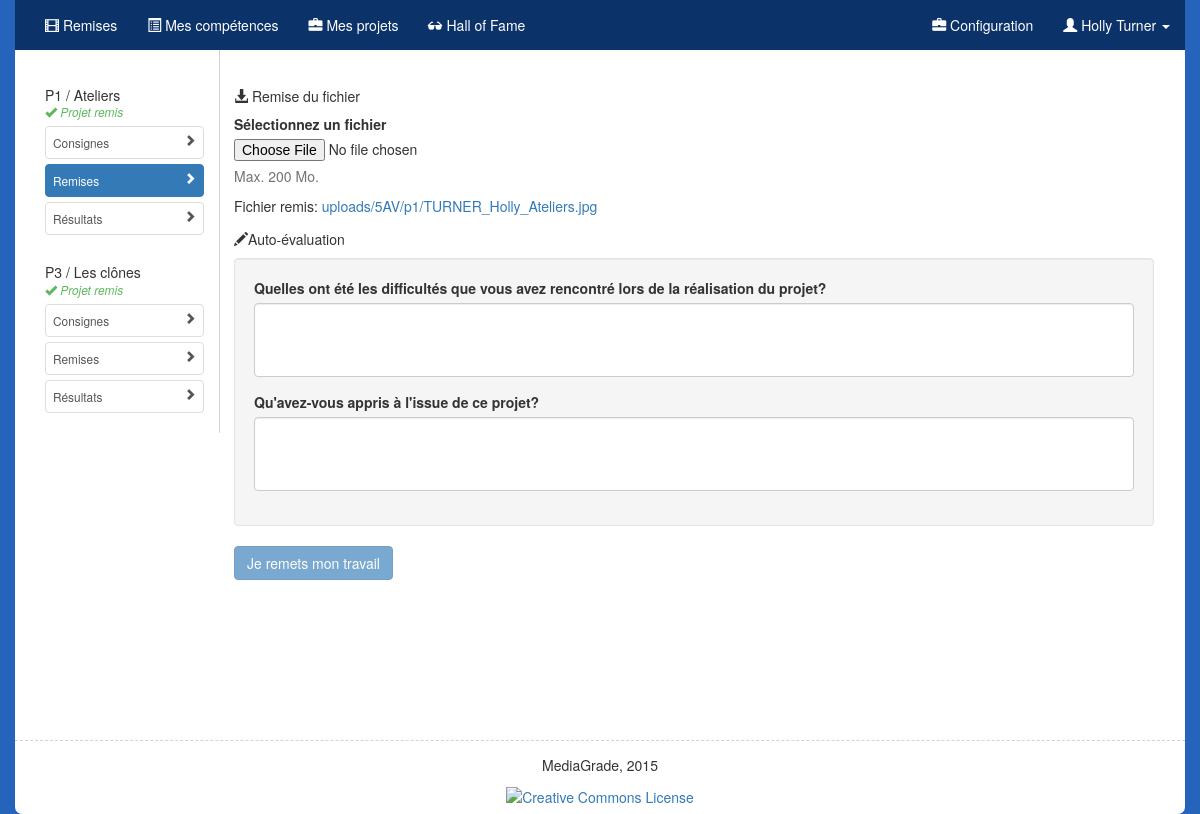
Page /?submit=17 (signed in) on the committed database.
### tables this page shows
CREATE TABLE IF NOT EXISTS `users` (
  `id` int(11) NOT NULL AUTO_INCREMENT,
  `username` varchar(20) NOT NULL,
  `email` tinytext NOT NULL,
  `hash` varchar(255) NOT NULL,
  `name` varchar(20) NOT NULL,
  `last_name` varchar(20) NOT NULL,
  `class` varchar(5) NOT NULL,
  `is_staff` tinyint(1) NOT NULL,
  PRIMARY KEY (`username`),
  KEY `id` (`id`)
);

CREATE TABLE IF NOT EXISTS `submitted` (
  `id` int(11) NOT NULL AUTO_INCREMENT,
  `user_id` int(11) NOT NULL,
  `file_path` text NOT NULL,
  `file_name` text NOT NULL,
  `answers` varchar(8000) NOT NULL,
  `project_id` int(11) NOT NULL,
  UNIQUE KEY `id` (`id`),
  KEY `id_2` (`id`)
);

CREATE TABLE IF NOT EXISTS `projects` (
  `project_id` int(11) NOT NULL AUTO_INCREMENT,
  `periode` tinyint(4) NOT NULL,
  `instructions` varchar(8000) NOT NULL,
  `deadline` date NOT NULL,
  `project_name` text NOT NULL,
  `class` text NOT NULL,
  `assessment_id` text NOT NULL,
  `auto_assessment_id` text NOT NULL,
  `assessment_type` text NOT NULL,
  `skill_id` tinytext NOT NULL,
  `extension` text NOT NULL,
  `is_activated` tinyint(1) NOT NULL DEFAULT '1',
  PRIMARY KEY (`project_id`),
  KEY `id` (`project_id`)
);

CREATE TABLE IF NOT EXISTS `auto_assesment` (
  `id` int(11) NOT NULL AUTO_INCREMENT,
  `question` varchar(8000) NOT NULL,
  PRIMARY KEY (`id`),
  KEY `id` (`id`)
);

### includes/langs/be_FR.php (called while the page is built, shortened)
<?php
$lang = array();
$lang['LANG'] = "fr";
$lang['FORGOT_PASS'] = "J'ai oublié mon mot de passe";
$lang['LOGIN'] = "S'identifier";
$lang['USERNAME'] = "Nom d'utilisateur";
$lang['NAME'] = "Prénom";
$lang['LAST_NAME'] = "Nom";
$lang['PASSWORD'] = "Mot de passe";
$lang['CONFIRM_PASSWORD'] = "Confirmez le mot de passe";
$lang['PASSWORD_MISMATCH'] = "Les mots de passe ne correspondent pas";
$lang['EMAIL'] = "Courriel";
$lang['TEACHER'] = "Professeur";
$lang['BACK'] = "Retour";
$lang['MY_PROFILE'] = "Mon profil";
$lang['CHANGE_PASS'] = "Changer de mot de passe";
$lang['ACTUAL_PASS'] = "Mot de passe actuel";
$lang['NEW_PASS'] = "Nouveau mot de passe";
$lang['CONFIRM_PASS'] = "Confirmez le mot de passe";
$lang['MODIFY'] = "Modifier";
$lang['MY_MAIL'] = "Mon adresse courriel";
$lang['SORRY'] = "Désolé!";
$lang['PROVIDE_PASSWORD'] = "Merci de fournir un mot de passe.";
$lang['ALL_FIELDS_REQUIRED'] = "Tous les champs sont obligatoires!";
$lang['PROVIDE_EMAIL'] = "Courriel non valide";
$lang['SAFE_PASSWORD'] = "Votre mot de passe doit contenir au moins 8 caractères, dont 1 en majuscule et 1 chiffre.";
$lang['ALREADY_USER'] = "Courriel ou nom d'utilisateur déjà utilisé";
$lang['USER_EXPLOIT'] = "\"Touche pas à ça, p'tit con!\"";
$lang['USER_INCLUSION_EXPLOIT'] = "Tentative de RFI détectée...";
$lang['NO_INSTRUCTIONS'] = "Désolé, les consignes ne sont pas (encore) disponibles.";
$lang['MAX_SIZE_REACHED'] = "Taille de fichier supérieure à 200 Mo. Vérifiez votre exportation.";
$lang['UNEXPECTED_FILE_TYPE'] = "Format de fichier inattendu.";
$lang['DIR_CREATION_ERROR'] = "Erreur lors de la création du répertoire.";
$lang['NO_FILE'] = "Choisissez un fichier!";
$lang['SELECT_FILE'] = "Sélectionnez un fichier";
$lang['REQUIRED_ANSWER'] = "Réponse requise!";
$lang['REQUIRED_ANSWER'] = "Réponse requise!";
$lang['INVALID_USER_PASS'] = "Nom d'utilisateur ou mot de passe invalide.";
$lang['GRADES'] = "Évaluations";
$lang['RESULTS'] = "Résultats";
$lang['INSTRUCTIONS'] = "Consignes";
$lang['SUBMIT'] = "Remises";
$lang['SKILLS'] = "Compétences";
$lang['ACCOUNT'] = "Compte";
$lang['GALLERY'] = "Hall of Fame";
$lang['MY_GALLERY'] = "Mes projets";
$lang['GRADE_BOOK'] = "Mes compétences";
$lang['LOGOUT'] = "Déconnection";
$lang['MANAGE_PROJECTS'] = "Gérer les projets";
$lang['RATE'] = "Corriger";
$lang['CONFIG'] = "Configuration";
$lang['NEW_PROJECT'] = "Nouveau projet";
$lang['NO_PDF_READER'] = "<p>It appears your Web browser is not configured to display PDF files.
                            No worries, just <a href='123.pdf'>click here to download the PDF file.</a></p>";
$lang['SUBMIT_FILE'] = "Remise du fichier";
$lang['SELF_ASSESSMENT'] = "Auto-évaluation";
$lang['SUBMIT_WORK'] = "Je remets mon travail";
$lang['DISACTIVATE_PROJECT'] = "Désactiver le projet";
$lang['ACTIVATE_PROJECT'] = "Activer le projet";
$lang['SUBMITTED_FILE'] = "Fichier remis:";
$lang['NOT_GRADED_YET'] = "<p>Votre travail n'a pas encore été évalué.</p>";
$lang['PERCENT'] = "Pourcentage";
?>

### templates/submit.php (the view, shortened to what this page needs)
<main class="col-md-10">
     <form action="index.php" role="form" enctype="multipart/form-data" method="post" data-toggle="validator">
         <div class="form-group">
  <?php if (!empty($extension)):?>
             <h5><span class="glyphicon glyphicon-download-alt"></span> <?= $lang['SUBMIT_FILE'] ?></h5>
             <label for="inputfile"><?= $lang['SELECT_FILE'] ?></label>
             <input id="inputfile" name="submitted_file" data-error="<?= $lang['NO_FILE'] ?>"  type="file" required>
             <p class="help-block with-errors">Max. 200 Mo.</p>
             <?= (empty($project_data["file_name"]) ?  '' : '<p>' . $lang['SUBMITTED_FILE'] . ' <a href="' . $project_data["file_path"] . $project_data["file_name"] . '">' . $project_data["file_path"] . $project_data["file_name"] . '</a></p>') ?>
  <?php endif ?>
         </div>
    <?php if(isset($questions)): ?>
         <h5><span class="glyphicon glyphicon-pencil"></span><?= $lang['SELF_ASSESSMENT'] ?></h5>
         <div class="well">
            <?php foreach($questions as $question): ?>
            <div class="form-group">
                <label><?= $question["question"] ?></label>
                <textarea name="auto_assessment_<?= $question["id"] ?>" class="form-control" rows="3"  data-error="<?= $lang['REQUIRED_ANSWER'] ?>"  required></textarea>
                <span class="glyphicon form-control-feedback" aria-hidden="true"></span>
            </div>
            <?php endforeach ?>
         </div>
    <?php endif ?>
        <button type="submit" class="btn btn-primary"><?= $lang['SUBMIT_WORK'] ?></button>
     </form>
 </main>

### templates/menu.php (shortened to what this page needs)
<nav class="navbar navbar-default navbar-fixed-top" id="menu">
    <div class="container" <?= ($_SESSION["admin"] ? 'style="background-color:#482084;"' : '') ?>>
         <div id="navbar" class="navbar-collapse collapse">
            <ul class="nav navbar-nav">
            <?php if($_SESSION["admin"]):?>
                 <li><a href="admin.php"><span class="glyphicon glyphicon-film"></span> <?=$lang['MANAGE_PROJECTS']?> </a></li>
                 <li><a href="rating.php"><span class="glyphicon glyphicon-list-alt"></span> <?=$lang['RATE']?></a></li>
                 <li>
                     <a href="#" class="dropdown-toggle" data-toggle="dropdown"><span class="glyphicon glyphicon-th-list"></span>  <?=$lang['RESULTS']?>  <span class="caret"></span></a>
                     <ul class="dropdown-menu dropdown-menu">
                         <?php foreach($classes as $class): ?>
                         <li><a href="admin.php?results=<?= trim($class["class"], " ") ?>"><?= $class["class"] ?></a></li>
                         <?php endforeach ?>
                     </ul>
                 </li>
            <?php else: ?>
                 <li><a href="index.php"><span class="glyphicon glyphicon-film"></span> <?=$lang['SUBMIT']?></a></li>
                 <li><a href="gradebook.php"><span class="glyphicon glyphicon-list-alt"></span> <?=$lang['GRADE_BOOK']?></a></li>
                 <li><a href="gallery.php?my"><span class="glyphicon glyphicon-briefcase"></span> <?=$lang['MY_GALLERY']?></a></li>
            <?php endif ?>
                 <li><a href="gallery.php"><span class="glyphicon glyphicon-sunglasses"></span> <?=$lang['GALLERY']?></a></li>
            </ul>
            <ul class="nav navbar-nav navbar-right">
                 <li><a href="config.php"><span class="glyphicon glyphicon-briefcase"></span> <?=$lang['CONFIG']?></a></li>
                 <li class="dropdown">
                     <a href="#" class="dropdown-toggle" data-toggle="dropdown"><span class="glyphicon glyphicon-user"></span> <?= $username[0]["name"] . " " . $username[0]["last_name"] ?> <span class="caret"></span></a>
                 </li>
            </ul>
         </div>
     </div>
</nav>

### templates/projects.php
<aside id="projects" class="col-md-2 bs-docs-sidebar">
<?php foreach ($projects as $project):?>
    <nav>
        <ul class="list-group small nav nav-stacked">
                <li><h5 style="margin-bottom:0"><?= "P" . $project["periode"] . " / " . $project["project_name"]?></h5>
                    <?= (!empty($project["user_id"]) ? '<span class="glyphicon glyphicon-ok" style="color:#5cb85c;"></span> <em  style="color:#5cb85c;">' . 'Projet remis</em>' : '<em>' . 'Deadline: ' . $project["deadline"] . '</em>') ?>
                </li>
                <li>
                        <ul>
                            <li><a class="list-group-item <?php if(isset($_GET["project"])) {if($_GET["project"] == $project["project_id"]){echo("active");}};?>" href="?project=<?= $project["project_id"]?>"><span class="glyphicon glyphicon-chevron-right pull-right"></span><?=$lang['INSTRUCTIONS']?></a></li>
                            <li> <a class="list-group-item <?php if(isset($_GET["submit"]))   {if($_GET["submit"] == $project["project_id"]){echo("active");}};?>"  href="?submit=<?= $project["project_id"]?>"><span class="glyphicon glyphicon-chevron-right pull-right"></span><?=$lang['SUBMIT']?></a></li>
                            <li><a class="list-group-item <?php if(isset($_GET["results"])) {if($_GET["results"] == $project["project_id"]){echo("active");}};?>"  href="?results=<?= $project["project_id"]?>"><span class="glyphicon glyphicon-chevron-right pull-right"></span><?=$lang['RESULTS']?></a></li>
                        </ul>
                </li>
        </ul>
    </nav>
<?php endforeach?>
</aside>

### public/css/styles.css (style rules this page uses)
.container { background: white; -webkit-border-radius: 0 0 7px 7px; -moz-border-radius: 0 0 7px 7px; border-radius: 0 0 7px 7px; }
.list-group-item { margin: 5px 0; padding: 7px; }
.navbar-default { -moz-box-shadow: none; -webkit-box-shadow: none; background-color: transparent; background-image: none; border: none; box-shadow: none; }
.navbar-default .navbar-nav>li>a { color: #FFF }
main { padding-bottom:5em; }
aside { padding-top:2em; border-right: lightgray solid 1px; margin-right:-1px; }
aside ul { padding-left: 0 }
aside ul li { list-style-type: none }
body { background-color: #2664BB; padding-top: 50px; }
main { padding-bottom: 2em; padding-top: 0; }
main .row:first-child, main form:first-child { padding-top:2em; }
nav .container { padding-bottom: 0; background-color: #0B3269; // background-image: url('../img/banner_av.jpg'); -webkit-border-radius: 0px; -moz-border-radius: 0px; border-radius: 0px; }
textarea { resize: none; width:400px; }
.bs-docs-sidebar { // height: 100vh; }

### public/css/sticky-footer.css (style rules this page uses)
html, body { height: 100%; }
.container { min-height: 100%; height: auto !important; height: 100%; margin: 0 auto -60px; padding-bottom: 60px; }

### rows in the picture
users: name "Holly", last_name "Turner"
submitted: project.periode "1", project.project_name "Ateliers", shows "Projet remis", file_path "uploads/5AV/p1/", file_name "TURNER_Holly_Ateliers.jpg"
submitted: project.periode "3", project.project_name "Les clônes", shows "Projet remis"
auto_assesment: question "Quelles ont été les difficultés que vous avez rencontré lors de la réalisation du projet?"
auto_assesment: question "Qu'avez-vous appris à l'issue de ce projet?"

### other values in the picture
$lang['SUBMIT'] "Remises"
$lang['GRADE_BOOK'] "Mes compétences"
$lang['MY_GALLERY'] "Mes projets"
$lang['GALLERY'] "Hall of Fame"
$lang['CONFIG'] "Configuration"
$lang['SUBMIT_FILE'] "Remise du fichier"
$lang['SELECT_FILE'] "Sélectionnez un fichier"
$lang['SUBMITTED_FILE'] "Fichier remis:"
$lang['SELF_ASSESSMENT'] "Auto-évaluation"
$lang['SUBMIT_WORK'] "Je remets mon travail"
